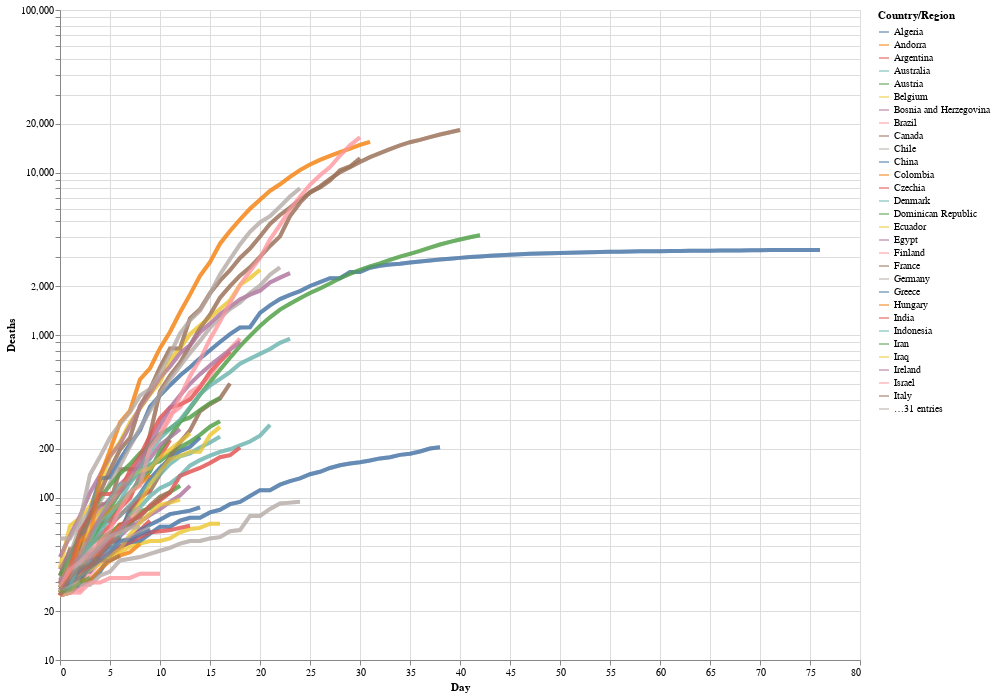

Notebook code cell kept with this figure:
### Markdown cell above
C'est génial de pouvoir ajouter cette info-bulle utile avec une ligne de code `tooltip=['Country/Region', 'Day','Deaths']`.
Un aspect intéressant du graphique du NYTimes est que, lorsque l’on  survole une courbe particulière, elle se démarquait de l'autre. je souhaite faire quelque chose de similaire ici: dans le graphique résultant, lorsque l'on clique sur une courbe, les autres deviennent gris.

**Note:** Lors de la première tentative de construction de ce graphique, j'ai découvert [ici](https://github.com/altair-viz/altair/issues/1552) que "plusieurs valeurs conditionnelles dans un seul codage ne sont pas autorisées par la spécification Vega-Lite", ce que Altair utilise.

### Code cell
#  outils de Selection
selection = alt.selection_single(fields=['Country/Region'])
# Color change when clicked
color = alt.condition(selection,
                    alt.Color('Country/Region:N'),
                    alt.value('lightgray'))


# Base du plot altair  
alt.renderers.enable('default')

base = alt.Chart(deaths_long).mark_line(strokeWidth=4, opacity=0.7).encode(
    x=alt.X('Day'),
    y=alt.Y('Deaths', scale=alt.Scale(type='log')),
    color='Country/Region',
    tooltip=['Country/Region', 'Day','Deaths']
).properties(
    width=800,
    height=650
)

# Diagramme
chart = base.encode(
  color=alt.condition(selection, 'Country/Region:N', alt.value('lightgray'))
).add_selection(
  selection
)

# Superposition
overlay = base.encode(
    color='Country/Region',
  opacity=alt.value(0.5),
  tooltip=['Country/Region:N', 'Name:N']
).transform_filter(
  selection
)

# ensemble
chart + overlay

### Figure 1 — Vega-Lite specification as saved in the notebook (floating-point values rounded to 4 significant figures; data arrays with more than 128 entries replaced by an {"elided": "..."} marker saying what was removed)
{"config": {"view": {"continuousWidth": 400, "continuousHeight": 300}}, "layer": [{"mark": {"type": "line", "opacity": 0.7, "strokeWidth": 4}, "encoding": {"color": {"condition": {"type": "nominal", "field": "Country/Region", "selection": "selector005"}, "value": "lightgray"}, "tooltip": [{"type": "nominal", "field": "Country/Region"}, {"type": "quantitative", "field": "Day"}, {"type": "quantitative", "field": "Deaths"}], "x": {"type": "quantitative", "field": "Day"}, "y": {"type": "quantitative", "field": "Deaths", "scale": {"type": "log"}}}, "height": 650, "selection": {"selector005": {"type": "single", "fields": ["Country/Region"]}}, "width": 800}, {"mark": {"type": "line", "opacity": 0.7, "strokeWidth": 4}, "encoding": {"color": {"type": "nominal", "field": "Country/Region"}, "opacity": {"value": 0.5}, "tooltip": [{"type": "nominal", "field": "Country/Region"}, {"type": "nominal", "field": "Name"}], "x": {"type": "quantitative", "field": "Day"}, "y": {"type": "quantitative", "field": "Deaths", "scale": {"type": "log"}}}, "height": 650, "transform": [{"filter": {"selection": "selector005"}}], "width": 800}], "data": {"name": "data-93dd2367379fc7fa6abcafd4e778198e"}, "$schema": "https://vega.github.io/schema/vega-lite/v4.8.1.json", "datasets": {"data-93dd2367379fc7fa6abcafd4e778198e": {"elided": "4740 records"}}}
